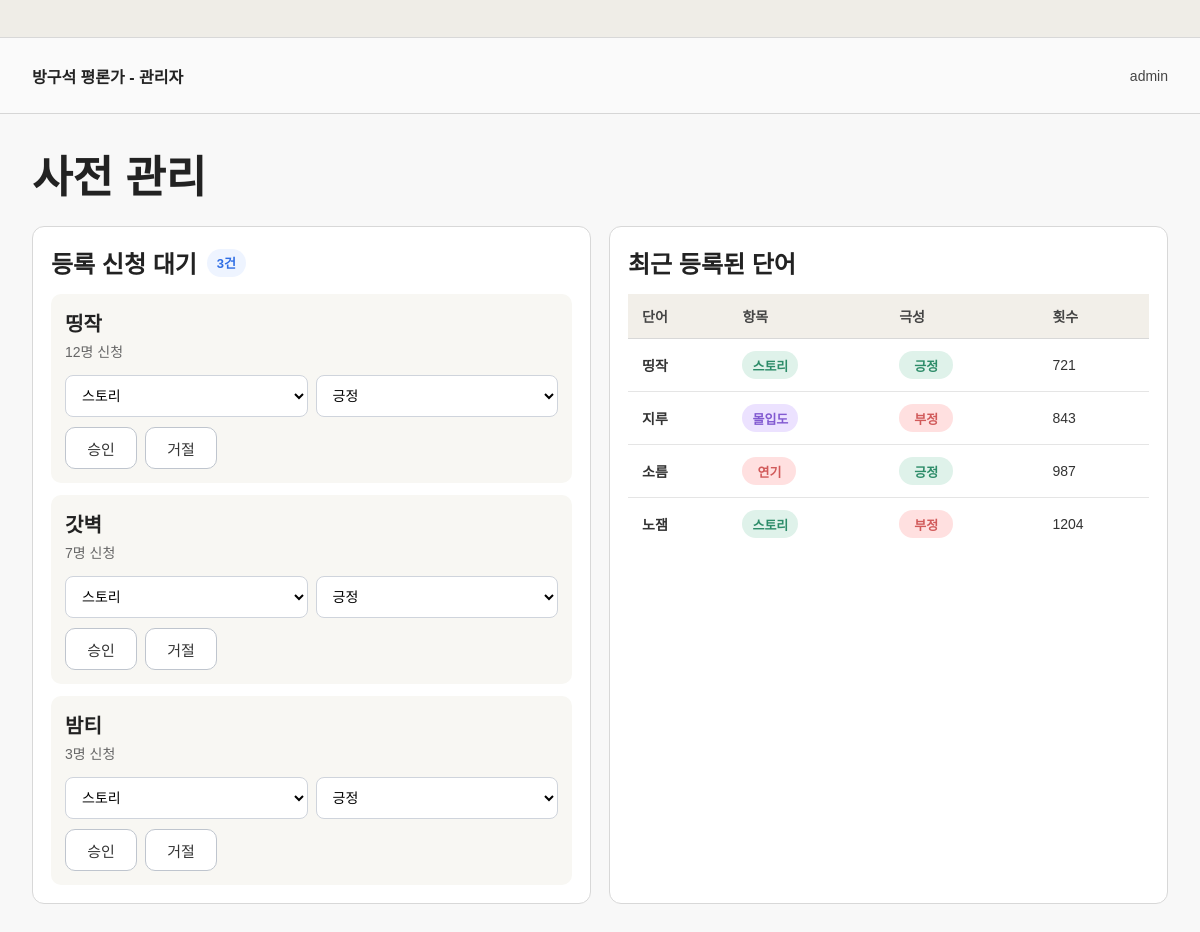
Page /admin/dictionary (signed in) on the committed database.
### tables this page shows
CREATE TABLE dictionary_requests (
            id INTEGER PRIMARY KEY AUTOINCREMENT,
            word TEXT UNIQUE NOT NULL,
            count INTEGER DEFAULT 1
        );

CREATE TABLE dictionary_words (
            id INTEGER PRIMARY KEY AUTOINCREMENT,
            word TEXT NOT NULL,
            category TEXT NOT NULL,
            sentiment TEXT NOT NULL,
            count INTEGER DEFAULT 1
        );

### app.py (the view)
@app.route("/admin/dictionary")
def dictionary_admin():
    user = get_current_user()
    if not user or user["is_admin"] != 1:
        return redirect(url_for("main"))
    conn = get_db()
    pending_rows = conn.execute(
        "SELECT * FROM dictionary_requests ORDER BY id DESC"
    ).fetchall()
    recent_rows = conn.execute(
        "SELECT * FROM dictionary_words ORDER BY id DESC LIMIT 4"
    ).fetchall()
    conn.close()
    recent_words = enrich_dictionary_items(recent_rows)
    return render_template(
        "dictionary_admin.html",
        pending_requests=[dict(row) for row in pending_rows],
        recent_words=recent_words,
        pending_count=len(pending_rows),
        categories=["스토리", "연출", "연기", "몰입도", "음악"]
    )

### app.py (called while the page is built)
def get_db():
    conn = sqlite3.connect(DB_NAME)
    conn.row_factory = sqlite3.Row
    return conn

def get_current_user():
    if "user_id" not in session:
        return None
    conn = get_db()
    user = conn.execute("SELECT * FROM users WHERE id = ?", (session["user_id"],)).fetchone()
    conn.close()
    return user

def get_category_class(category):
    if category == "스토리":
        return "story"
    if category == "연출":
        return "directing"
    if category == "연기":
        return "acting"
    if category == "몰입도":
        return "immersion"
    if category == "음악":
        return "music"
    return "default"

def get_sentiment_class(sentiment):
    if sentiment == "긍정":
        return "positive"
    return "negative"

def enrich_dictionary_items(rows):
    items = []
    for row in rows:
        item = dict(row)
        item["category_class"] = get_category_class(item["category"])
        item["sentiment_class"] = get_sentiment_class(item["sentiment"])
        items.append(item)
    return items

### templates/dictionary_admin.html (shortened to what this page needs)
<!DOCTYPE html>
<html lang="ko">
<head>
    <link rel="stylesheet" href="{{ url_for('static', filename='style.css') }}">
</head>
<body>
    <div class="window-frame">
        <div class="window-bar"></div>
        <div class="app-shell">
            <header class="top-header">
                <div class="brand">방구석 평론가 - 관리자</div>
                <div class="header-right">
                    <div class="nickname">admin</div>
                </div>
            </header>
            <main class="page-content">
                <section class="dictionary-admin-page">
                    <h1>사전 관리</h1>
                    <div class="dictionary-admin-grid">
                        <div class="dictionary-admin-panel">
                            <div class="dictionary-admin-title-row">
                                <h2>등록 신청 대기</h2>
                                <span class="pending-count">{{ pending_count }}건</span>
                            </div>
                            <div class="dictionary-pending-list">
                                {% for item in pending_requests %}
                                <div class="dictionary-pending-card vertical">
                                    <div class="dictionary-pending-info">
                                        <div class="dictionary-pending-word">{{ item.word }}</div>
                                        <div class="dictionary-pending-meta">
                                            {{ item.count }}명 신청
                                        </div>
                                    </div>
                                    <form action="/admin/dictionary/action" method="post" class="dictionary-admin-form">
                                        <div class="dictionary-admin-select-row">
                                            <select name="category" required>
                                                {% for category in categories %}
                                                <option value="{{ category }}">{{ category }}</option>
                                                {% endfor %}
                                            </select>
                                            <select name="sentiment" required>
                                                <option value="긍정">긍정</option>
                                            </select>
                                        </div>
                                        <div class="dictionary-pending-actions">
                                            <button type="submit" name="action" value="approve" class="dictionary-admin-btn">승인</button>
                                            <button type="submit" name="action" value="reject" class="dictionary-admin-btn">거절</button>
                                        </div>
                                    </form>
                                </div>
                                {% endfor %}
                            </div>
                        </div>
                        <div class="dictionary-admin-panel">
                            <div class="dictionary-admin-title-row">
                                <h2>최근 등록된 단어</h2>
                            </div>
                            <table class="dictionary-table compact">
                                <thead>
                                    <tr>
                                        <th>단어</th>
                                        <th>항목</th>
                                        <th>극성</th>
                                        <th>횟수</th>
                                    </tr>
                                </thead>
                                <tbody>
                                    {% for item in recent_words %}
                                    <tr>
                                        <td class="dictionary-word-cell">{{ item.word }}</td>
                                        <td><span class="dict-badge category {{ item.category_class }}">{{ item.category }}</span></td>
                                        <td><span class="dict-badge sentiment {{ item.sentiment_class }}">{{ item.sentiment }}</span></td>
                                        <td>{{ item.count }}</td>
                                    </tr>
                                    {% endfor %}
                                </tbody>
                            </table>
                        </div>
                    </div>
                </section>
            </main>
        </div>
    </div>
</body>
</html>

### static/style.css (style rules this page uses)
* { box-sizing: border-box; margin: 0; padding: 0; font-family: "Malgun Gothic", "Apple SD Gothic Neo", sans-serif; }
body { background: #f3f4f6; color: #222; }
.window-frame { width: 100%; min-height: 100vh; background: #f3f4f6; }
.window-bar { height: 38px; border-bottom: 1px solid #d8d8d8; background: #efede7; }
.app-shell { max-width: 1400px; margin: 0 auto; background: #f8f8f8; min-height: calc(100vh - 38px); }
.top-header { height: 76px; border-bottom: 1px solid #d6d6d6; display: flex; align-items: center; justify-content: space-between; padding: 0 32px; background: #fafafa; }
.brand { font-size: 16px; font-weight: 700; }
.header-right { display: flex; align-items: center; gap: 14px; }
.nickname { font-size: 14px; color: #444; }
.page-content { padding: 28px 32px 40px; }
.dictionary-table { width: 100%; border-collapse: collapse; background: #fff; }
.dictionary-table thead th { background: #f2efe9; color: #444; font-size: 15px; text-align: left; padding: 14px 16px; border-bottom: 1px solid #d8d8d8; }
.dictionary-table tbody td { padding: 14px 16px; border-bottom: 1px solid #e5e5e5; font-size: 15px; color: #333; }
.dictionary-table tbody tr:last-child td { border-bottom: none; }
.dictionary-table.compact thead th, .dictionary-table.compact tbody td { padding: 12px 14px; font-size: 14px; }
.dictionary-word-cell { font-weight: 700; }
.dict-badge { display: inline-flex; align-items: center; justify-content: center; min-width: 54px; height: 28px; padding: 0 10px; border-radius: 999px; font-size: 13px; font-weight: 700; }
.dict-badge.category.story { background: #dff2ea; color: #2d8c69; }
.dict-badge.category.acting { background: #ffe0e0; color: #d15a5a; }
.dict-badge.category.immersion { background: #ece2ff; color: #825ad1; }
.dict-badge.sentiment.positive { background: #dff2ea; color: #2d8c69; }
.dict-badge.sentiment.negative { background: #ffe0e0; color: #d15a5a; }
.dictionary-admin-page h1 { font-size: 44px; font-weight: 800; margin-bottom: 20px; }
.dictionary-admin-grid { display: grid; grid-template-columns: 1fr 1fr; gap: 18px; }
.dictionary-admin-panel { background: #fff; border: 1px solid #d8d8d8; border-radius: 12px; padding: 18px; }
.dictionary-admin-title-row { display: flex; align-items: center; gap: 10px; margin-bottom: 14px; }
.dictionary-admin-title-row h2 { font-size: 24px; font-weight: 800; }
.pending-count { display: inline-flex; align-items: center; justify-content: center; min-width: 38px; height: 28px; padding: 0 10px; border-radius: 999px; background: #eef4ff; color: #2f6ee5; font-size: 13px; font-weight: 700; }
.dictionary-pending-list { display: flex; flex-direction: column; gap: 12px; }
.dictionary-pending-card { display: flex; align-items: center; justify-content: space-between; gap: 14px; background: #f8f7f3; border-radius: 10px; padding: 14px; }
.dictionary-pending-word { font-size: 20px; font-weight: 800; margin-bottom: 4px; }
.dictionary-pending-meta { font-size: 14px; color: #666; }
.dictionary-pending-actions { display: flex; gap: 8px; flex-shrink: 0; }
.dictionary-admin-btn { height: 42px; min-width: 72px; padding: 0 18px; border: 1px solid #bfc5ce; border-radius: 10px; background: #fff; color: #333; font-size: 15px; cursor: pointer; }
.dictionary-pending-card.vertical { flex-direction: column; align-items: stretch; }
.dictionary-admin-form { display: flex; flex-direction: column; gap: 10px; }
.dictionary-admin-select-row { display: flex; gap: 8px; }
.dictionary-admin-select-row select { flex: 1; height: 42px; border: 1px solid #cfd4dc; border-radius: 8px; padding: 0 12px; font-size: 14px; background: #fff; }

### rows in the picture
dictionary_requests: word "띵작", count "12"
dictionary_requests: word "갓벽", count "7"
dictionary_requests: word "밤티", count "3"
dictionary_words: word "띵작", category "스토리", sentiment "긍정", count "721"
dictionary_words: word "지루", category "몰입도", sentiment "부정", count "843"
dictionary_words: word "소름", category "연기", sentiment "긍정", count "987"
dictionary_words: word "노잼", category "스토리", sentiment "부정", count "1204"

### other values in the picture
{{ pending_count }} "3"
form field category "스토리"
